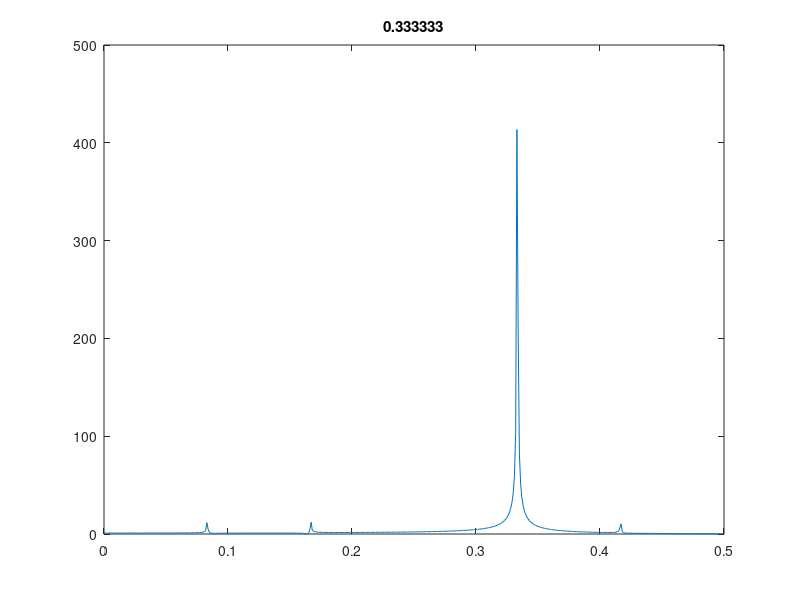

Here is the MATLAB script that generated this plot:
% To calculate the spectrum of the nonuniformly sampled signal
N=1000; % Number of samples
freq=0.3333333; % Frequency 0.3, 0.7, 1.3, 2.7, 3.3, 3.7, etc.
rm=[0 0.05 0.05 0.05]; % Nonuniform sampling ratio
am=[];
% Nonuniform sampling ratio for 1000 samples
for n=1:250,
    am=[am,rm];
end
%am=[am,0,0,0,0]; % Pad zero to the 1000-th sampling
for n=1:N,
    xn(n)=cos(2*pi*freq*(n-1+am(n))); % Nonuniform sampling
end
XN=abs(fft(xn)); % Magnitude spectrum
XN=XN(1:N/2);
plot(0:0.001:(N/2-1)/N, XN) % Plot of spectrum  
title(freq)
%title('DFT spectrum')
a=numel(findpeaks(XN));

